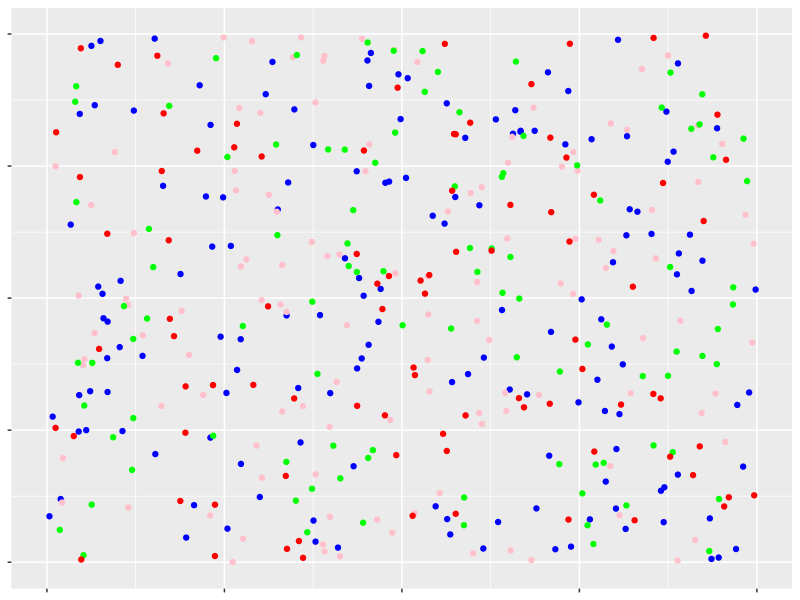
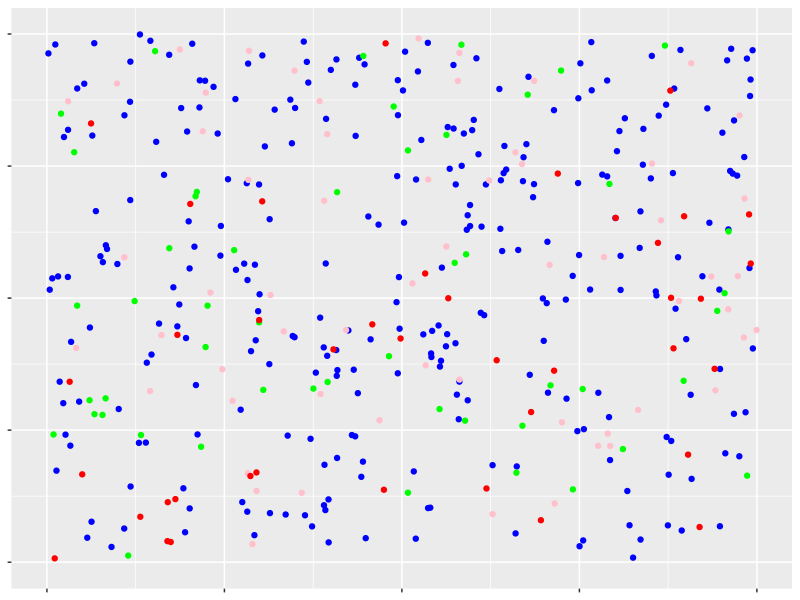
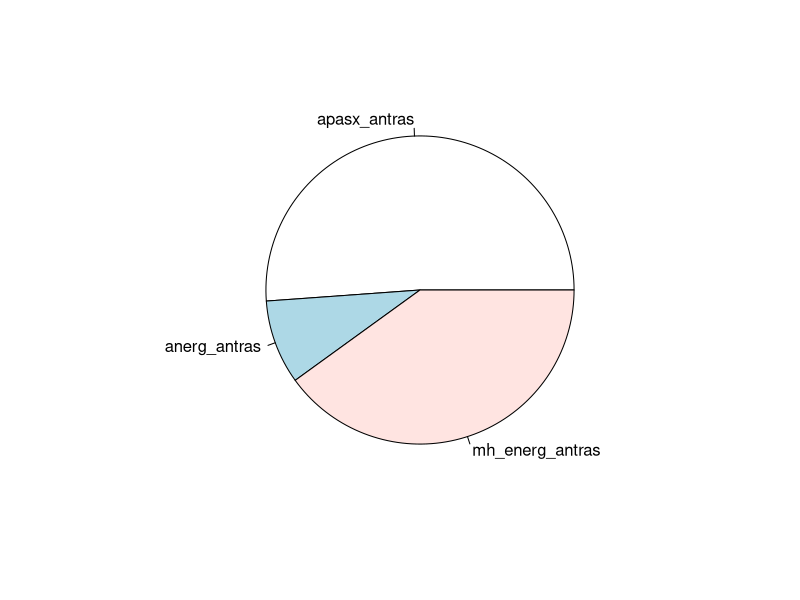
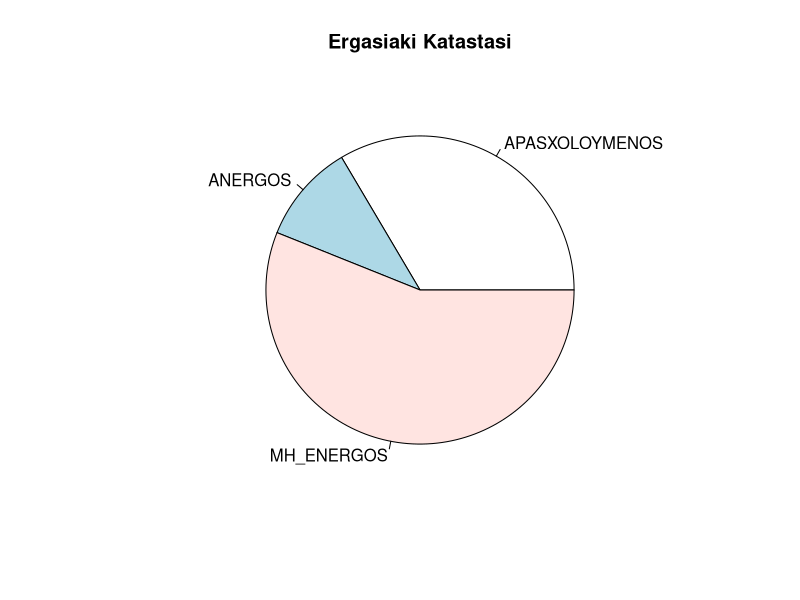
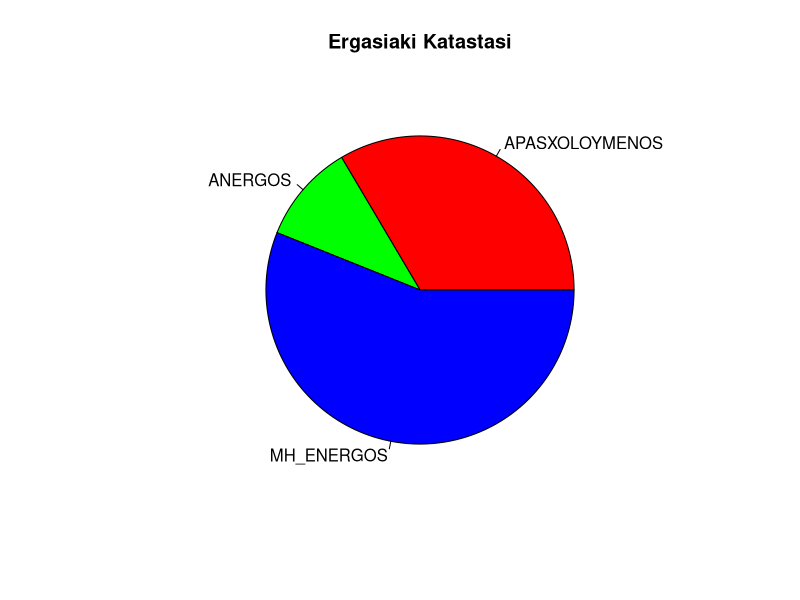
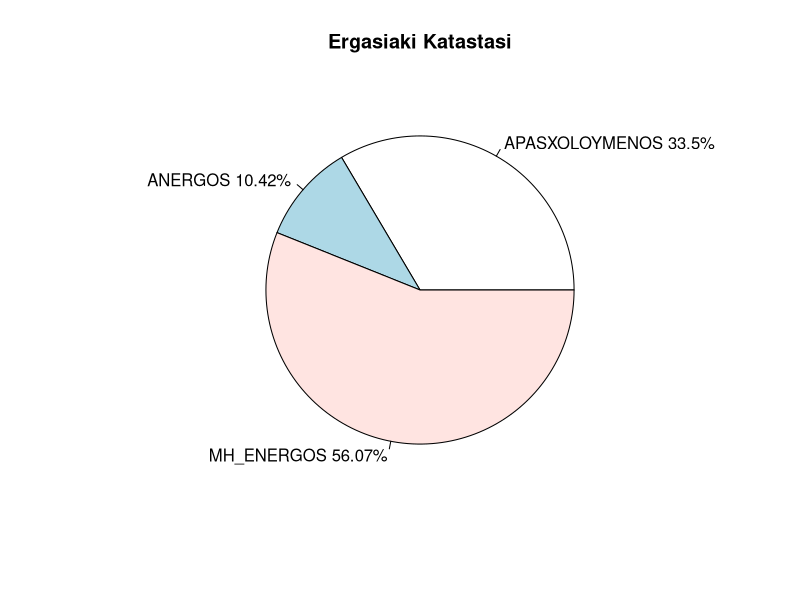
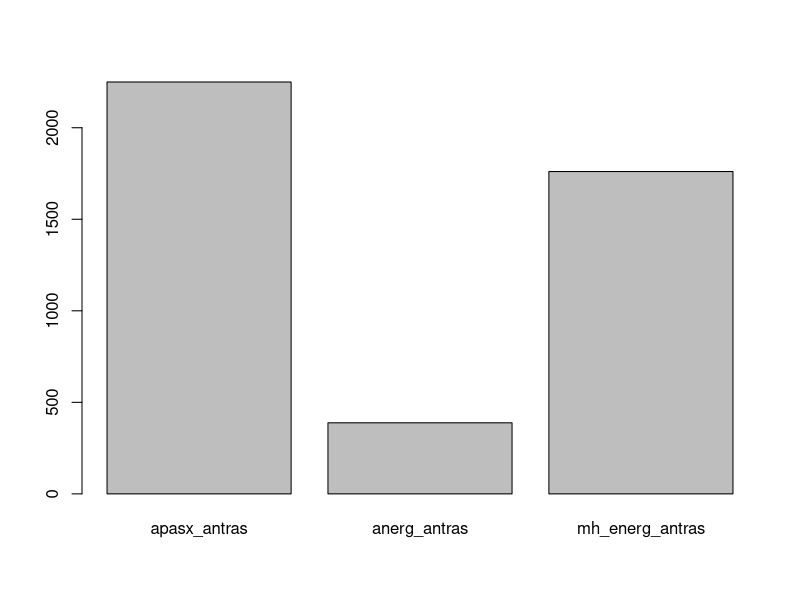
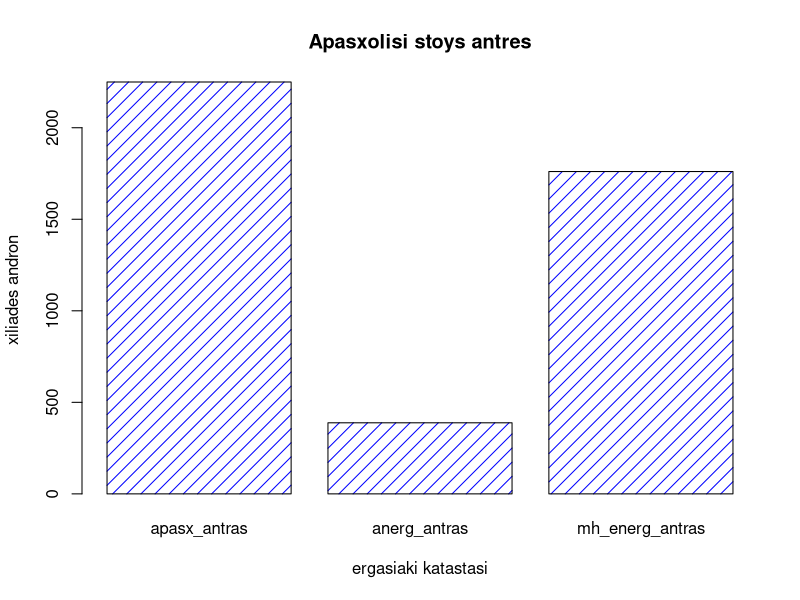

Recreate these plots in R, in order.
## ---- chunk 1
knitr::opts_chunk$set(echo = TRUE)
library(kableExtra)
## ---- chunk 2
rm(list = ls())
## ---- chunk 3
if(!require(readxl)){
    install.packages("readxl")
    library(readxl)
}
bathmoi <- readxl::read_excel("bathmoi.xlsx")
knitr::kable(bathmoi) %>%
  kable_styling("striped", full_width = F) %>%
  scroll_box(width = "100%", height = "200px")
## ---- chunk 4
bathmoi_synolo <- c(bathmoi$BATHMOS...2,
                    bathmoi$BATHMOS...4,
                    bathmoi$BATHMOS...6,
                    bathmoi$BATHMOS...8,
                    bathmoi$BATHMOS...10,
                    bathmoi$BATHMOS...12)
## ---- chunk 5
length(bathmoi_synolo)
## ---- chunk 6
bathmoi_synolo <- na.omit(bathmoi_synolo)
## ---- chunk 7
length(bathmoi_synolo)
## ---- chunk 8
ApolSyxnBathm <- table(bathmoi_synolo)
ApolSyxnBathm
## ---- chunk 9
SxetSyxnBathm <- prop.table(ApolSyxnBathm)
SxetSyxnBathm
## ---- chunk 10
arista <- table(bathmoi_synolo>=8.5)
arista
## ---- chunk 11
LianKalos <- table(bathmoi_synolo>=6.5 & bathmoi_synolo<8.5)
LianKalos
## ---- chunk 12
ASBdataframe <- as.data.frame.table(ApolSyxnBathm)
## ---- chunk 13
knitr::kable(ASBdataframe) %>%
  kable_styling("striped", full_width = F) %>%
  scroll_box(width = "max-content", height = "200px")
## ---- chunk 14
athrisma <- sum(ASBdataframe$Freq)
## ---- chunk 15
ASBdataframe$SxetSyxn <- (ASBdataframe$Freq)/athrisma
## ---- chunk 16
knitr::kable(ASBdataframe) %>%
  kable_styling("striped", full_width = F) %>%
  scroll_box(width = "max-content", height = "200px")
## ---- chunk 17
rm(list = ls())
## ---- chunk 18
if(!require(ggplot2)){
    install.packages("ggplot2")
    library(ggplot2)
}
num_blue <- 150
num_pink <- 120
num_green <- 100
num_red <- 90

# Δημιουργία τυχαίων θέσεων για κάθε χρώμα
blue_points <- data.frame(x = runif(num_blue), y = runif(num_blue))
pink_points <- data.frame(x = runif(num_pink), y = runif(num_pink))
green_points <- data.frame(x = runif(num_green), y = runif(num_green))
red_points <- data.frame(x = runif(num_red), y = runif(num_red))

# Δημιουργία του γραφήματος
plot1 <- ggplot() +
  geom_point(data = blue_points, aes(x, y), color = "blue") +
  geom_point(data = pink_points, aes(x, y), color = "pink") +
  geom_point(data = green_points, aes(x, y), color = "green") +
  geom_point(data = red_points, aes(x, y), color = "red") +
  xlim(0, 1) + ylim(0, 1) +  # Ορισμός των ορίων της ορθογώνιας περιοχής
  theme(axis.text.x = element_blank(), axis.text.y = element_blank(),  # Αφαίρεση των αριθμών των άξονων
        axis.title.x = element_blank(), axis.title.y = element_blank())  # Αφαίρεση των ενδείξεων x και y

plot1
## ---- chunk 19
if(!require(ggplot2)){
    install.packages("ggplot2")
    library(ggplot2)
}
num_blue <- 290
num_pink <- 60
num_green <- 50
num_red <- 40

# Δημιουργία τυχαίων θέσεων για κάθε χρώμα
blue_points <- data.frame(x = runif(num_blue), y = runif(num_blue))
pink_points <- data.frame(x = runif(num_pink), y = runif(num_pink))
green_points <- data.frame(x = runif(num_green), y = runif(num_green))
red_points <- data.frame(x = runif(num_red), y = runif(num_red))

# Δημιουργία του γραφήματος
plot1 <- ggplot() +
  geom_point(data = blue_points, aes(x, y), color = "blue") +
  geom_point(data = pink_points, aes(x, y), color = "pink") +
  geom_point(data = green_points, aes(x, y), color = "green") +
  geom_point(data = red_points, aes(x, y), color = "red") +
  xlim(0, 1) + ylim(0, 1) +  # Ορισμός των ορίων της ορθογώνιας περιοχής
  theme(axis.text.x = element_blank(), axis.text.y = element_blank(),  # Αφαίρεση των αριθμών των άξονων
        axis.title.x = element_blank(), axis.title.y = element_blank())  # Αφαίρεση των ενδείξεων x και y

plot1
## ---- chunk 20
if(!require(readxl)){
    install.packages("readxl")
    library(readxl)
}
ekloges9600 <- readxl::read_excel("ekloges9600.xlsx")
knitr::kable(ekloges9600) %>%
  kable_styling("striped", full_width = F) %>%
  scroll_box(width = "max-content", height = "200px")
## ---- chunk 21
shannon_diversity <- function(my_freq) {
  s <- sum(my_freq)
  temp <- my_freq/s
  sh <- -sum(temp*log2(temp))
  sh
}
## ---- chunk 22
etos1996 <- ekloges9600$etos == 1996
psifoi1996 <- ekloges9600[etos1996,"psifoi"]
etos2000 <- ekloges9600$etos == 2000
psifoi2000 <- ekloges9600[etos2000,"psifoi"]
## ---- chunk 23
shannon_diversity(psifoi1996)
shannon_diversity(psifoi2000)
## ---- chunk 24
shannon_diversity_max <- function(my_freq) {
  sh <- log2(length(my_freq))
  sh
}
## ---- chunk 25
shannon_diversity_max(psifoi1996)
shannon_diversity_max(psifoi2000)
## ---- chunk 26
psifoi1996L <- unlist(psifoi1996)
psifoi2000L <- unlist(psifoi2000)
## ---- chunk 27
shannon_diversity_max(psifoi1996L)
shannon_diversity_max(psifoi2000L)
## ---- chunk 28
length(psifoi1996L)
length(psifoi2000L)
## ---- chunk 29
shannon_equitability <- function(my_freq) {
  s <- sum(my_freq)
  temp <- my_freq/s
  shd <- -sum(temp*log2(temp))
  shm <- log2(length(my_freq))
  sh <- shd/shm
  sh
}
## ---- chunk 30
shannon_equitability(psifoi1996L)
shannon_equitability(psifoi2000L)
## ---- chunk 31
rm(list = ls())
## ---- chunk 32
posa <- c(2249.7, 388.3, 1760.6)
etiketes <- c("apasx_antras", "anerg_antras", "mh_energ_antras")
## ---- chunk 33
pie(posa, labels = etiketes)
## ---- chunk 34
filo <- c("gynaika", "andras")
apasx <- c(1584, 2249.7)
anerg <- c(492.8, 388.3)
mh_energ <- c(2650.9, 1760.6)
## ---- chunk 35
Apasxolisi <- data.frame(FYLO=filo, APASXOLOYMENOS=apasx, ANERGOS=anerg, MH_ENERGOS=mh_energ)
Apasxolisi
## ---- chunk 36
Apasxolisimetr <- Apasxolisi[1 , c(2:4)]
## ---- chunk 37
apasxG <-   unlist(Apasxolisimetr)
## ---- chunk 38
	katastasi <- colnames(Apasxolisimetr)
## ---- chunk 39
pie(apasxG, labels = katastasi, main = "Ergasiaki Katastasi")
## ---- chunk 40
pie(apasxG, labels = katastasi, main = "Ergasiaki Katastasi", col = rainbow(3))
## ---- chunk 41
apasxGp <- round(apasxG/sum(apasxG)*100, digits = 2)
## ---- chunk 42
katast_pososta <- paste(katastasi, apasxGp, sep = " ")
katast_pososta <- paste(katast_pososta, "%", sep = "")
## ---- chunk 43
pie(apasxG,labels = katast_pososta,main = "Ergasiaki Katastasi")
## ---- chunk 44
rm(list = ls())
posa <- c(2249.7, 388.3, 1760.6)
etiketes <- c("apasx_antras", "anerg_antras", "mh_energ_antras")
## ---- chunk 45
barplot(posa, names.arg = etiketes)
## ---- chunk 46
barplot(posa,
        names.arg = etiketes,
        main = "Apasxolisi stoys antres",
        xlab = "ergasiaki katastasi",
        ylab = "xiliades andron",
        col = "blue",
        density = 10)
## ---- chunk 47
barplot(posa,
        names.arg = etiketes,
        main = "Apasxolisi stoys antres",
        xlab = "xiliades andron",
        ylab = "ergasiaki katastasi",
        col = "blue",
        horiz = TRUE)
## ---- chunk 48
if(!require(ggplot2)){
    install.packages("ggplot2")
    library(ggplot2)
}
## ---- chunk 49
filo <- c("gynaika", "andras")
apasx <- c(1584, 2249.7)
anerg <- c(492.8, 388.3)
mh_energ <- c(2650.9, 1760.6)
Apasxolisi <- data.frame(FYLO=filo, APASXOLOYMENOS=apasx, ANERGOS=anerg, MH_ENERGOS=mh_energ)
## ---- chunk 50
AnergFylo <- ggplot(data=Apasxolisi, aes(x=FYLO, y=ANERGOS))
AnergFylo + geom_bar(stat="identity")
## ---- chunk 51
Apasxolisi
## ---- chunk 52
katastasi <- colnames(Apasxolisi)
katastasi <- katastasi[-1]
apasxG <- as.numeric(as.vector(Apasxolisi[1,c(2:4)]))
apasxA <- as.numeric(as.vector(Apasxolisi[2,c(2:4)]))
## ---- chunk 53
ApasxAntistr <- data.frame(KATASTASH=katastasi, GYNAIKES=apasxG, ANTRES=apasxA)
ApasxAntistr
## ---- chunk 54
GynApasx <- ggplot(data=ApasxAntistr, aes(x=KATASTASH, y=GYNAIKES))
GynApasx + geom_bar(stat="identity")
## ---- chunk 55
GynApasx + geom_bar(stat="identity") + coord_flip()
## ---- chunk 56
GynApasx + geom_bar(stat="identity", color="blue", fill="red")
## ---- chunk 57
GynApasxMultyCol1 <- ggplot(data=ApasxAntistr, aes(x=KATASTASH, y=GYNAIKES, color=KATASTASH))
GynApasxMultyCol1 + geom_bar(stat="identity", fill="white")
## ---- chunk 58
GynApasxMultyCol2 <- ggplot(data=ApasxAntistr, aes(x=KATASTASH, y=GYNAIKES, fill=KATASTASH))
GynApasxMultyCol2 + geom_bar(stat="identity")
## ---- chunk 59
GynApasx + geom_bar(stat="identity") + geom_text(aes(label=GYNAIKES), vjust=1.6, color="white", size=3.5)
## ---- chunk 60
if(!require(reshape)){
    install.packages("reshape")
    library(reshape)
}
if(!require(reshape2)){
    install.packages("reshape2")
    library(reshape2)
}
ApasxMakri <- melt(data = Apasxolisi, 
                       id.vars = c("FYLO"),
                       measure.vars = c("APASXOLOYMENOS","ANERGOS","MH_ENERGOS"),
                       variable.name = "KATASTASI",
                       value.name = "PLHTHOS")
## ---- chunk 61
EllFyla <- ggplot(data=ApasxMakri, aes(x=FYLO, y=PLHTHOS, fill=KATASTASI))
EllFyla + geom_bar(stat="identity")
## ---- chunk 62
EllApasx <- ggplot(data=ApasxMakri, aes(x=KATASTASI, y=PLHTHOS, fill=FYLO))
EllApasx + geom_bar(stat="identity")
## ---- chunk 63
EllFyla + geom_bar(stat="identity",position=position_dodge())
## ---- chunk 64
EllApasx + geom_bar(stat="identity",position=position_dodge())
## ---- chunk 65
EllFyla + 
  geom_bar(stat="identity",position=position_dodge()) +
  geom_text(aes(label=PLHTHOS), vjust=1.6, color="white", position = position_dodge(0.9), size=3.5)
## ---- chunk 66
EllApasx + 
  geom_bar(stat="identity",position=position_dodge()) +
  geom_text(aes(label=PLHTHOS), vjust=1.6, color="white", position = position_dodge(0.9), size=3.5)
## ---- chunk 67
rm(list = ls())
## ---- chunk 68
if(!require(readxl)){
    install.packages("readxl")
    library(readxl)
}
ydataParab <- readxl::read_excel("ydataParab.xlsx")
knitr::kable(ydataParab) %>%
  kable_styling("striped", full_width = F) %>%
  scroll_box(width = "max-content", height = "200px")
## ---- chunk 69
if(!require(readxl)){
    install.packages("readxl")
    library(readxl)
}
enaerParab <- readxl::read_excel("enaerParab.xlsx")
knitr::kable(enaerParab) %>%
  kable_styling("striped", full_width = F) %>%
  scroll_box(width = "100%", height = "200px")
## ---- chunk 70
# Από προηγούμενη φορά
EXY_19 <- ydataParab[ydataParab$ETOS==2019,c("MHNAS","PARAB_EXY")]
EEX_19 <- enaerParab[enaerParab$ETOS==2019,c("MHNAS","PARAB_EEX")]
EXY_19$EIDOS <- rep("EXY",12)
EEX_19$EIDOS <- rep("EEX",12)
names(EXY_19)[names(EXY_19) == "PARAB_EXY"] <- "PARABIASEIS"
names(EEX_19)[names(EEX_19) == "PARAB_EEX"] <- "PARABIASEIS"
if(!require(dplyr)){
    install.packages("dplyr")
    library(dplyr)
}
parabiaseis19 <- bind_rows(EXY_19, EEX_19)
## ---- chunk 71
knitr::kable(parabiaseis19) %>%
  kable_styling("striped", full_width = F) %>%
  scroll_box(width = "max-content", height = "200px")
## ---- chunk 72
parabiaseisRab <- ggplot(data=parabiaseis19, aes(x=MHNAS, y=PARABIASEIS, fill=EIDOS))
parabiaseisRab + geom_bar(stat="identity")
## ---- chunk 73
mines <- c("Ir","Fe","Mr","Ar","Ma","In","Il","Au","Se","Ok","No","De")
## ---- chunk 74
parabiaseisRab + geom_bar(stat="identity") + xlim(mines)
## ---- chunk 75
rm(list = ls())
## ---- chunk 76
LifeExpectancyBirth <- read.csv("LifeExpectancyBirth.csv")
knitr::kable(LifeExpectancyBirth) %>%
  kable_styling("striped", full_width = F) %>%
  scroll_box(width = "100%", height = "200px")
## ---- chunk 77
ProsdZois18 <- 
  LifeExpectancyBirth[LifeExpectancyBirth$TIME==2018 & LifeExpectancyBirth$SUBJECT!="TOT", c("LOCATION","SUBJECT","Value")]
## ---- chunk 78
knitr::kable(ProsdZois18) %>%
  kable_styling("striped", full_width = F) %>%
  scroll_box(width = "max-content", height = "200px")
## ---- chunk 79
P_Z <- ProsdZois18$Value
## ---- chunk 80
hist(P_Z)
## ---- chunk 81
hist(P_Z, col="red", xlab="Hlikia thanatou", main="Prosdokimo zois")
## ---- chunk 82
hist(P_Z,freq=FALSE)
## ---- chunk 83
hist(P_Z,breaks=20)
## ---- chunk 84
hist(P_Z,breaks=c(60,75,85,90))
## ---- chunk 85
plithos_klaseon <- function(n) {
  cl <- 1+3.3*log10(n)
  cl
}
## ---- chunk 86
l <- length(ProsdZois18$Value)
plithos_klaseon(l)
## ---- chunk 87
if(!require(lattice)){
    install.packages("lattice")
    library(lattice)
}
## ---- chunk 88
histogram(P_Z)
## ---- chunk 89
if(!require(ggplot2)){
    install.packages("ggplot2")
    library(ggplot2)
}
## ---- chunk 90
PZ_hist <- ggplot(ProsdZois18, aes(x=Value))
## ---- chunk 91
PZ_hist + geom_histogram()
## ---- chunk 92
PZ_hist + geom_histogram(aes(y = after_stat(density)))
## ---- chunk 93
PZ_hist +
  geom_histogram(aes(y = after_stat(density))) +
  geom_density(linewidth = 1, alpha = 0.6, fill = "green")
## ---- chunk 94
PZ_hist+geom_histogram(bins = 4)
## ---- chunk 95
PZ_hist + geom_histogram(color = "red", fill = "green")
## ---- chunk 96
PZ_hist + geom_histogram(aes(color = SUBJECT),  position = "identity")
## ---- chunk 97
PZ_hist + geom_histogram(aes(fill = SUBJECT), position = "identity", alpha = 0.2)
## ---- chunk 98
PZ_hist +
  geom_histogram(aes(y = after_stat(density), color = SUBJECT), position = "identity") +
  geom_density(aes(color = SUBJECT))
## ---- chunk 99
PZ_hist +
  geom_histogram(aes(y = stat(density), fill = SUBJECT), position = "identity",alpha = 0.6) +
  geom_density(aes(color = SUBJECT))
## ---- chunk 100
rm(list = ls())
## ---- chunk 101
if(!require(readxl)){
    install.packages("readxl")
    library(readxl)
}
GynPolit <- readxl::read_excel("GynPolit.xlsx")
knitr::kable(GynPolit) %>%
  kable_styling("striped", full_width = F) %>%
  scroll_box(width = "100%", height = "200px")
